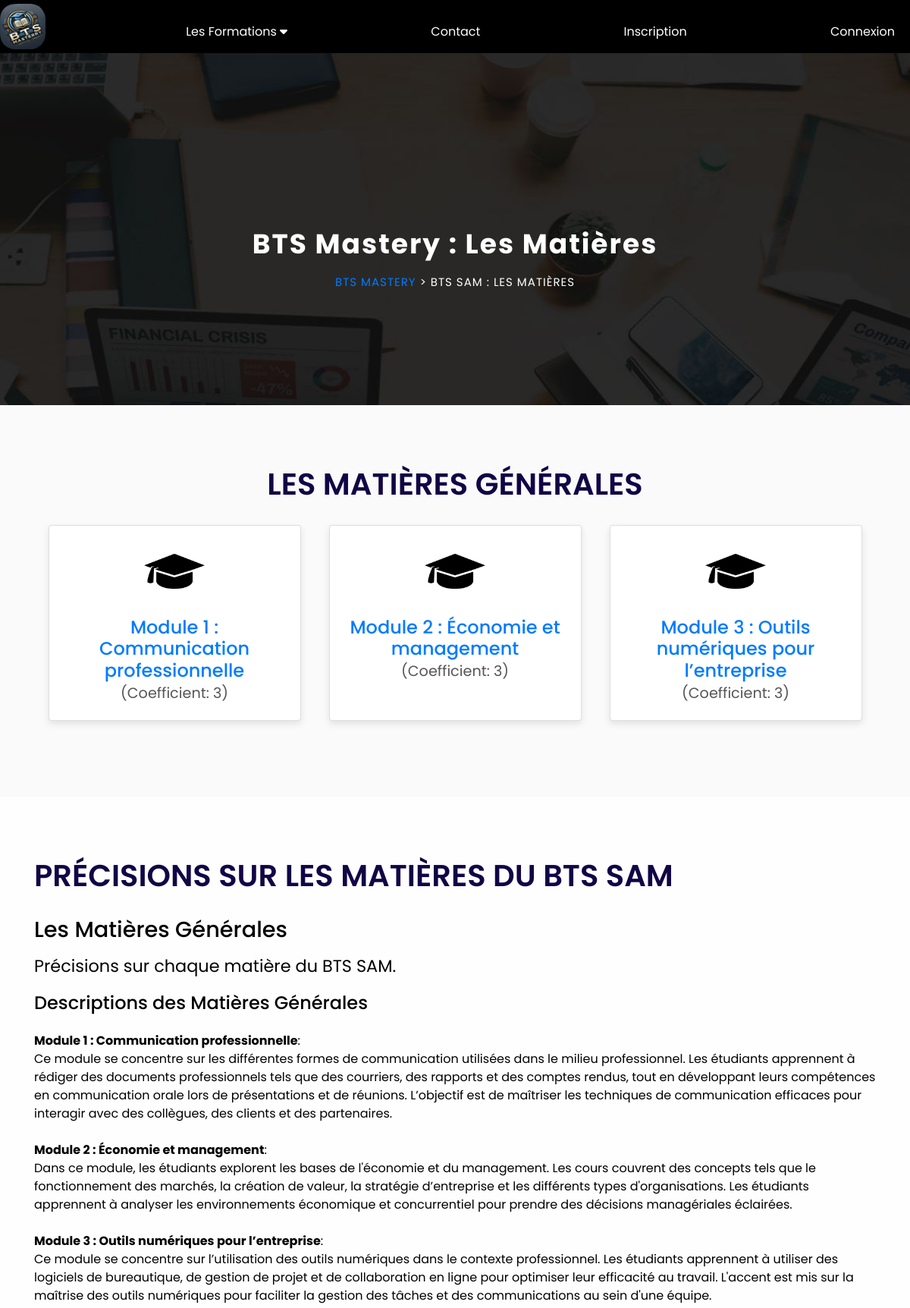
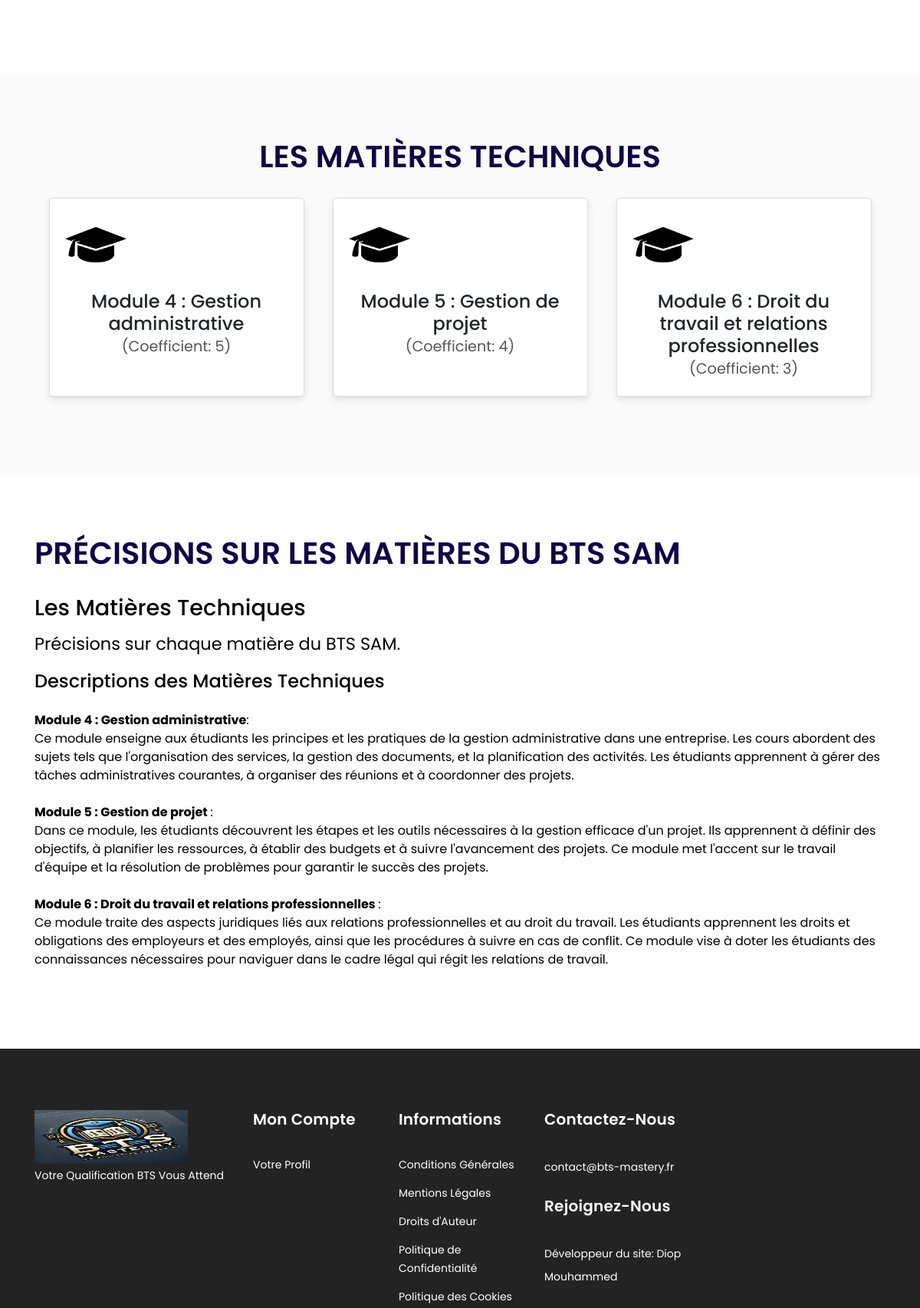
/matiere.php?id=13 (upper part), run on the app's committed database (2 pictures, top to bottom).
### tables this page shows
CREATE TABLE `subcategories` (
  `id` int(11) NOT NULL,
  `cat_id` int(11) NOT NULL,
  `subcat` varchar(255) NOT NULL,
  `description_matiere` varchar(3000) NOT NULL,
  `type_matiere` varchar(200) NOT NULL DEFAULT 'Les Matiéres',
  `coefficients` int(1) NOT NULL DEFAULT 1,
  `Date_publication` datetime NOT NULL DEFAULT current_timestamp(),
  `status` tinyint(1) NOT NULL
);

CREATE TABLE `categories` (
  `id` int(11) NOT NULL,
  `category` varchar(255) NOT NULL,
  `status` tinyint(1) NOT NULL
);

### matiere.php (the view, shortened to what this page needs)
<?php
require "includes/header.php";
if (isset($_GET['id']) && !empty($_GET['id'])) {
    $cat_id = $_GET['id'];
    try {
        $bdd = new PDO('mysql:host=localhost;dbname=bts_express', 'root', '');
        $bdd->setAttribute(PDO::ATTR_ERRMODE, PDO::ERRMODE_EXCEPTION);
    } catch (PDOException $e) {
        die("Erreur de connexion : " . $e->getMessage());
    }
    $category_sql = "SELECT category FROM categories WHERE id = :cat_id";
    $stmt = $bdd->prepare($category_sql);
    $stmt->bindParam(':cat_id', $cat_id);
    $stmt->execute();
    $category = $stmt->fetch(PDO::FETCH_ASSOC);
    $subcategories_sql = "SELECT * FROM subcategories WHERE cat_id = :cat_id";
    $stmt = $bdd->prepare($subcategories_sql);
    $stmt->bindParam(':cat_id', $cat_id);
    $stmt->execute();
    $subcategories = $stmt->fetchAll(PDO::FETCH_ASSOC);
    $matieres_generales = array_filter($subcategories, function ($subcat) {
        return $subcat['type_matiere'] == 'Générale';
    });
    $matieres_techniques = array_filter($subcategories, function ($subcat) {
        return $subcat['type_matiere'] == 'Technique';
    });
} else {
    header("Location: index.php");
    exit();
}
?>
<!DOCTYPE html>
<html lang="fr">
<head>
    <link rel="stylesheet" href="https://cdnjs.cloudflare.com/ajax/libs/font-awesome/6.0.0/css/all.min.css">
    <link rel="stylesheet" href="assets/css/bootstrap.min.css">
    <link rel="stylesheet" href="assets/css/fontawesome.css">
    <link rel="stylesheet" href="assets/css/templatemo-finance-business.css">
    <link rel="stylesheet" href="assets/css/owl.css">
    <link rel="stylesheet" href="assets/css/custom.css">
</head>
<body>
    <div class="page-heading header-text">
        <div class="container">
            <div class="row">
                <div class="col-md-12">
                    <h1>BTS Mastery : Les matières</h1>
                    <span><a href="index.php">BTS Mastery</a> > BTS SAM : Les matières</span>
                </div>
            </div>
        </div>
    </div>
    <div class="content-container hi">
        <div class="container">
            <h2>LES MATIÈRES GÉNÉRALES</h2>
            <div class="card-container">
                <?php foreach ($matieres_generales as $matiere) : ?>
                    <div class="card">
                        <a href="cours.php">
                        <img src="assets/images/cap_student.png" alt="">
                        <h4><?php echo htmlspecialchars($matiere['subcat']); ?></h4>
                        <p>(Coefficient: <?php echo htmlspecialchars($matiere['coefficients']); ?>)</p>
                </a>
                    </div>
                <?php endforeach; ?>
            </div>
        </div>
    </div>
    <div class="content-container details">
        <div class="container" style="margin-left:10%; margin-right:10%">
            <h2>PRÉCISIONS SUR LES MATIÈRES DU <?php echo htmlspecialchars($category['category']); ?></h2>
            <div class="inner-text">
                <h3> Les Matières Générales</h3>
                <p style="color:black">
                    Précisions sur chaque matière du <?php echo htmlspecialchars($category['category']); ?>.
                </p>
                <h4>Descriptions des Matières Générales</h4>
                <br>
                <?php foreach ($matieres_generales as $matiere) : ?>
                    <h7><strong><?php echo htmlspecialchars($matiere['subcat']); ?></strong>:<br> <?php echo htmlspecialchars($matiere['description_matiere']); ?></h7><br><br>
                <?php endforeach; ?>
            </div>
        </div>
    </div>
    <div class="content-container hi">
        <div class="container">
            <h2>LES MATIÈRES TECHNIQUES</h2>
            <div class="card-container">
                <?php foreach ($matieres_techniques as $matiere) : ?>
                    <div class="card">
                        <img src="assets/images/cap_student.png" alt="">
                        <h4><?php echo htmlspecialchars($matiere['subcat']); ?></h4>
                        <p>(Coefficient: <?php echo htmlspecialchars($matiere['coefficients']); ?>)</p>
                    </div>
                <?php endforeach; ?>
            </div>
        </div>
    </div>
    <div class="content-container details">
        <div class="container" style="margin-left:10%; margin-right:10%" >
            <h2>PRÉCISIONS SUR LES MATIÈRES DU <?php echo htmlspecialchars($category['category']); ?></h2>
            <div class="inner-text">
                <h3> Les Matières Techniques</h3>
                <p style="color:black">
                    Précisions sur chaque matière du <?php echo htmlspecialchars($category['category']); ?>.
                </p>
                <h4>Descriptions des Matières Techniques</h4>
                <br>
                <?php foreach ($matieres_techniques as $matiere) : ?>
                    <h7><strong><?php echo htmlspecialchars($matiere['subcat']); ?></strong>:<br> <?php echo htmlspecialchars($matiere['description_matiere']); ?></h7><br><br>
                <?php endforeach; ?>
            </div>
        </div>
    </div>
<?php require "includes/footer.php"; ?>
</body>
</html>
</body>
</html>

### assets/css/templatemo-finance-business.css (style rules this page uses)
body { font-family: 'Poppins', sans-serif; overflow-x: hidden; text-rendering: optimizeLegibility; -webkit-font-smoothing: antialiased; -moz-osx-font-smoothing: grayscale; }
p { margin-bottom: 0px; font-size: 14px; color: #666666; line-height: 30px; }
a { text-decoration: none!important; }
h1,h2,h3,h4,h5,h6 { margin: 0px; }
*, *:before, *:after { -webkit-box-sizing: border-box; box-sizing: border-box; -webkit-font-smoothing: antialiased; -moz-osx-font-smoothing: grayscale; }
.page-heading { text-align: center; background-image: url(../images/page-heading-bg.jpg); background-position: center center; background-repeat: no-repeat; background-size: cover; padding: 230px 0px 150px 0px; color: #fff; }
.page-heading h1 { text-transform: capitalize; font-size: 36px; font-weight: 700; letter-spacing: 2px; margin-bottom: 18px; }
.page-heading span { font-size: 15px; text-transform: uppercase; letter-spacing: 1px; color: #fff; display: block; }

### matiere.php (style rules this page uses)
body { font-family: 'Segoe UI', Tahoma, Geneva, Verdana, sans-serif; background-color: #f8f9fa; color: #333; line-height: 1.6; }
.content-container { display: flex; justify-content: center; align-items: center; flex-direction: column; padding-top: 80px; padding-bottom: 80px; }
.hi { background-color: #fafafa; text-align: center; }
.hi h2 { font-size: 2.5rem; font-weight: 600; margin-bottom: 30px; color: #110545; }
.card { background-color: #fff; padding: 20px; border-radius: 10px; box-shadow: 0 4px 10px rgba(0, 0, 0, 0.1); transition: transform 0.3s ease; margin-bottom: 30px; text-align: center; }
.card img { max-width: 80px; margin-bottom: 20px; }
.card p { font-size: 1.2rem; color: #555; }
.details { background-color: #fefefe; color: black; padding: 80px 0; }
.details h2 { font-size: 2.5rem; font-weight: 600; margin-bottom: 30px; color: #110545 !important; }
.details h3 { font-size: 1.8rem; font-weight: 500; margin-bottom: 15px; }
.details p { font-size: 1.4rem; margin-bottom: 20px; }
.card-container { display: flex; flex-wrap: wrap; justify-content: space-around; margin-top: 20px; }
.card-container .card { width: 30%; margin-bottom: 20px; }

### data on the page
subcategories: subcat "Module 1 : Communication professionnelle", coefficients "3", description_matiere "Ce module se concentre sur les différentes formes de communication utilisées dans le milieu professionnel. Les étudiants apprennent à rédiger des documents professionnels tels que des courriers, des rapports et des comptes rendus, tout en développant leurs compétences en communication orale lors de présentations et de réunions. L’objectif est de maîtriser les techniques de communication efficaces pour interagir avec des collègues, des clients et des partenaires."
subcategories: subcat "Module 2 : Économie et management", coefficients "3", description_matiere "Dans ce module, les étudiants explorent les bases de l'économie et du management. Les cours couvrent des concepts tels que le fonctionnement des marchés, la création de valeur, la stratégie d’entreprise et les différents types d'organisations. Les étudiants apprennent à analyser les environnements économique et concurrentiel pour prendre des décisions managériales éclairées."
subcategories: subcat "Module 3 : Outils numériques pour l’entreprise", coefficients "3", description_matiere "Ce module se concentre sur l’utilisation des outils numériques dans le contexte professionnel. Les étudiants apprennent à utiliser des logiciels de bureautique, de gestion de projet et de collaboration en ligne pour optimiser leur efficacité au travail. L'accent est mis sur la maîtrise des outils numériques pour faciliter la gestion des tâches et des communications au sein d'une équipe."
categories: category "BTS SAM"
subcategories: subcat "Module 4 : Gestion administrative", coefficients "5", description_matiere "Ce module enseigne aux étudiants les principes et les pratiques de la gestion administrative dans une entreprise. Les cours abordent des sujets tels que l'organisation des services, la gestion des documents, et la planification des activités. Les étudiants apprennent à gérer des tâches administratives courantes, à organiser des réunions et à coordonner des projets."
subcategories: subcat "Module 5 : Gestion de projet", coefficients "4", description_matiere "Dans ce module, les étudiants découvrent les étapes et les outils nécessaires à la gestion efficace d'un projet. Ils apprennent à définir des objectifs, à planifier les ressources, à établir des budgets et à suivre l'avancement des projets. Ce module met l'accent sur le travail d'équipe et la résolution de problèmes pour garantir le succès des projets."
subcategories: subcat "Module 6 : Droit du travail et relations professionnelles", coefficients "3", description_matiere "Ce module traite des aspects juridiques liés aux relations professionnelles et au droit du travail. Les étudiants apprennent les droits et obligations des employeurs et des employés, ainsi que les procédures à suivre en cas de conflit. Ce module vise à doter les étudiants des connaissances nécessaires pour naviguer dans le cadre légal qui régit les relations de travail."
